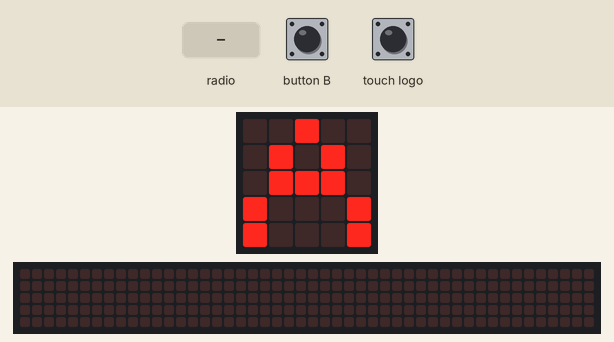
A program run on a simulated BBC micro:bit (MakeCode). Parts: the board's 5×5 LED display, a strip that is not on the board, showing the scrolling text unrolled. The inputs (shaded band) are chosen by the test bench. The 48×5 strip is a reading aid, not a part: it shows the text the display is scrolling, unrolled, one strip-width of it at a time.

Above: at 1.2 s.
1.3 s: button B pressed for 3.2 s
At 5.0 s:
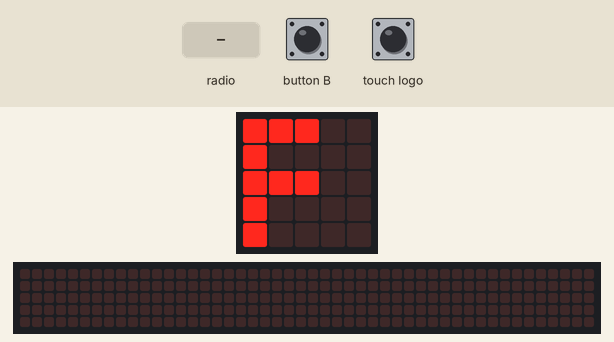
6.0 s: radio message "1" arrives
At 6.7 s:
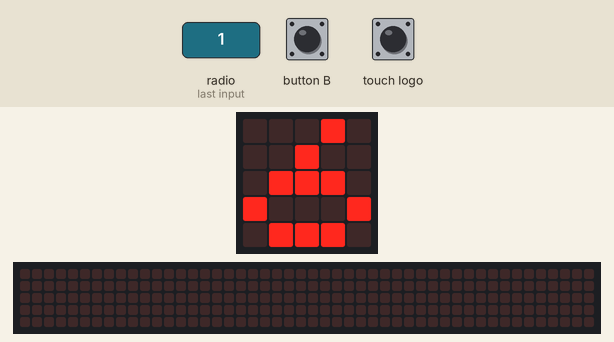
8.3 s: button B pressed for 1 s
At 10.1 s:
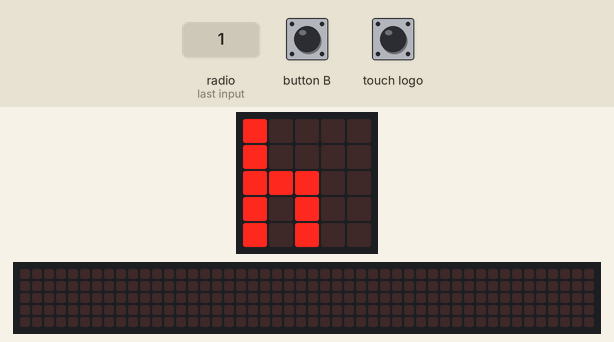
10.8 s: button B pressed for 3.2 s
At 15.2 s:
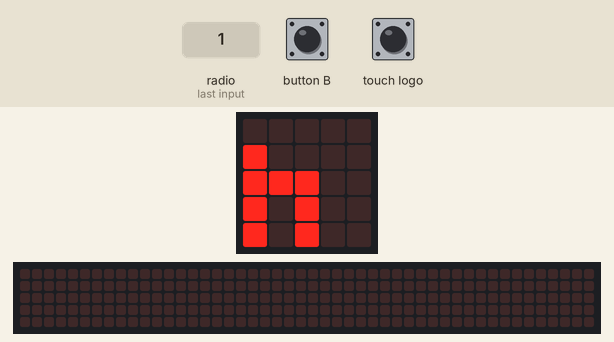
15.5 s: radio message "0" arrives
At 15.75 s:
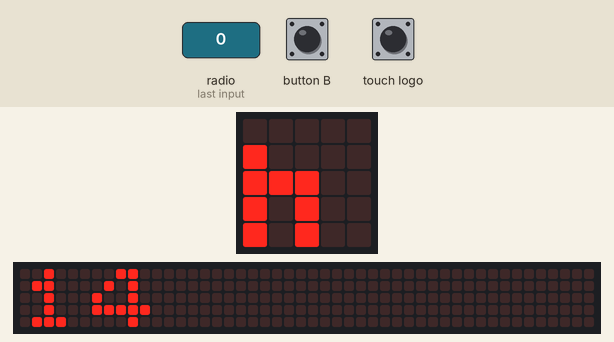
17.6 s: button B pressed for 3.2 s
At 21.5 s:
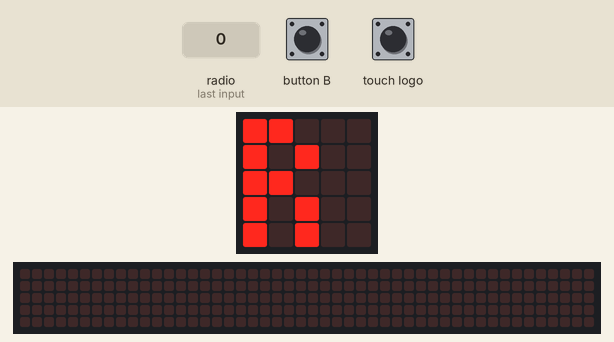
Timing chart, 0 to 23.0 s (numbered marks = the images above; inputs shaded):
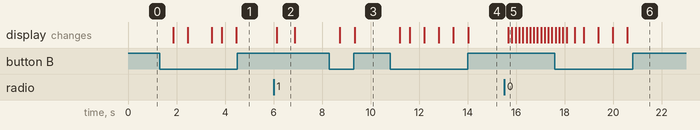

The program:

main.ts
```typescript
radio.onReceivedNumber(function (receivedNumber) {
    basic.showNumber(alfabed)
})
input.onLogoEvent(TouchButtonEvent.Pressed, function () {
    radio.sendNumber(alfabed)
})
let alfabed = 0
alfabed = 1
radio.setGroup(1)
basic.forever(function () {
    if (alfabed == 10) {
        basic.showLeds(`
            . . # . .
            . . . . .
            . . # . .
            # . # . .
            . # # . .
            `)
    }
    if (alfabed == 10 && input.buttonIsPressed(Button.B)) {
        alfabed = 11
        basic.pause(200)
    }
    if (alfabed == 11) {
        basic.showLeds(`
            # . . # .
            # . # . .
            # # . . .
            # . # . .
            # . . # .
            `)
    }
    if (alfabed == 11 && input.buttonIsPressed(Button.B)) {
        alfabed = 12
        basic.pause(200)
    }
    if (alfabed == 12) {
        basic.showLeds(`
            # . . . .
            # . . . .
            # . . . .
            # . . . .
            # # # . .
            `)
    }
    if (alfabed == 12 && input.buttonIsPressed(Button.B)) {
        alfabed = 13
        basic.pause(200)
    }
    if (alfabed == 13) {
        basic.showLeds(`
            . . . . .
            # . . . .
            # # # # #
            # . # . #
            # . # . #
            `)
    }
    if (alfabed == 13 && input.buttonIsPressed(Button.B)) {
        alfabed = 14
        basic.pause(200)
    }
    if (alfabed == 14) {
        basic.showLeds(`
            . . . . .
            # . . . .
            # # # . .
            # . # . .
            # . # . .
            `)
    }
    if (alfabed == 14 && input.buttonIsPressed(Button.B)) {
        alfabed = 15
        basic.pause(200)
    }
})
basic.forever(function () {
    if (alfabed == 1) {
        basic.showLeds(`
            . . # . .
            . # . # .
            . # # # .
            # . . . #
            # . . . #
            `)
    }
    if (alfabed == 1 && input.buttonIsPressed(Button.B)) {
        alfabed = 2
        basic.pause(200)
    }
    if (alfabed == 2) {
        basic.showLeds(`
            . # # . .
            . # . # .
            . # # . .
            . # . # .
            . # # . .
            `)
    }
    if (alfabed == 2 && input.buttonIsPressed(Button.B)) {
        alfabed = 3
        basic.pause(200)
    }
    if (alfabed == 3) {
        basic.showLeds(`
            . # # . .
            # . . # .
            # . . . .
            # . . # .
            . # # . .
            `)
    }
    if (alfabed == 2 && input.buttonIsPressed(Button.B)) {
        alfabed = 3
        basic.pause(200)
    }
    if (alfabed == 3) {
        basic.showLeds(`
            . # # . .
            # . . # .
            # . . . .
            # . . # .
            . # # . .
            `)
    }
    if (alfabed == 3 && input.buttonIsPressed(Button.B)) {
        alfabed = 4
        basic.pause(200)
    }
    if (alfabed == 4) {
        basic.showLeds(`
            # # # . .
            # . . # .
            # . . # .
            # . . # .
            # # # . .
            `)
    }
    if (alfabed == 4 && input.buttonIsPressed(Button.B)) {
        alfabed = 5
        basic.pause(200)
    }
})
basic.forever(function () {
    if (alfabed == 5) {
        basic.showLeds(`
            # # # . .
            # . . . .
            # # # . .
            # . . . .
            # # # . .
            `)
    }
    if (alfabed == 5 && input.buttonIsPressed(Button.B)) {
        alfabed = 6
        basic.pause(200)
    }
    if (alfabed == 6) {
        basic.showLeds(`
            # # # . .
            # . . . .
            # # # . .
            # . . . .
            # . . . .
            `)
    }
    if (alfabed == 6 && input.buttonIsPressed(Button.B)) {
        alfabed = 7
        basic.pause(200)
    }
    if (alfabed == 7) {
        basic.showLeds(`
            . # # # .
            # . . . .
            # . # # .
            # . . # .
            . # # . .
            `)
    }
    if (alfabed == 7 && input.buttonIsPressed(Button.B)) {
        alfabed = 8
        basic.pause(200)
    }
    if (alfabed == 8) {
        basic.showLeds(`
            # . . . .
            # . . . .
            # # # . .
            # . # . .
            # . # . .
            `)
    }
    if (alfabed == 8 && input.buttonIsPressed(Button.B)) {
        alfabed = 9
        basic.pause(200)
    }
    if (alfabed == 9) {
        basic.showLeds(`
            . . # . .
            . . . . .
            . . # . .
            . . # . .
            . . # . .
            `)
    }
    if (alfabed == 9 && input.buttonIsPressed(Button.B)) {
        alfabed = 10
        basic.pause(200)
    }
})
basic.forever(function () {
    if (alfabed == 15) {
        basic.showLeds(`
            . # # # .
            # . . . #
            # . . . #
            # . . . #
            . # # # .
            `)
    }
    if (alfabed == 15 && input.buttonIsPressed(Button.B)) {
        alfabed = 16
        basic.pause(200)
    }
    if (alfabed == 16) {
        basic.showLeds(`
            # # # . .
            # . # . .
            # # # . .
            # . . . .
            # . . . .
            `)
    }
    if (alfabed == 16 && input.buttonIsPressed(Button.B)) {
        alfabed = 17
        basic.pause(200)
    }
    if (alfabed == 17) {
        basic.showLeds(`
            # # # . .
            # . # . .
            # # # . .
            . . # # .
            . . # . .
            `)
    }
    if (alfabed == 17 && input.buttonIsPressed(Button.B)) {
        alfabed = 18
        basic.pause(200)
    }
    if (alfabed == 18) {
        basic.showLeds(`
            # # . . .
            # . # . .
            # # . . .
            # . # . .
            # . # . .
            `)
    }
    if (alfabed == 18 && input.buttonIsPressed(Button.B)) {
        alfabed = 19
        basic.pause(200)
    }
    if (alfabed == 19) {
        basic.showLeds(`
            . # # # .
            . # . . .
            . . # . .
            . . . # .
            . # # # .
            `)
    }
    if (alfabed == 19 && input.buttonIsPressed(Button.B)) {
        alfabed = 20
        basic.pause(200)
    }
})
basic.forever(function () {
    if (alfabed == 20) {
        basic.showLeds(`
            . . . . .
            . # # # .
            . . # . .
            . . # . .
            . . # . .
            `)
    }
    if (alfabed == 20 && input.buttonIsPressed(Button.B)) {
        alfabed = 21
        basic.pause(200)
    }
    if (alfabed == 21) {
        basic.showLeds(`
            . . . . .
            . # . # .
            . # . # .
            . # . # .
            . # # # .
            `)
    }
    if (alfabed == 21 && input.buttonIsPressed(Button.B)) {
        alfabed = 22
        basic.pause(200)
    }
    if (alfabed == 22) {
        basic.showLeds(`
            . . . . .
            . # . # .
            . # . # .
            . # . # .
            . . # . .
            `)
    }
    if (alfabed == 22 && input.buttonIsPressed(Button.B)) {
        alfabed = 23
        basic.pause(200)
    }
    if (alfabed == 23) {
        basic.showLeds(`
            . . . . .
            . . . . .
            # . # . #
            # . # . #
            # # # # #
            `)
    }
    if (alfabed == 23 && input.buttonIsPressed(Button.B)) {
        alfabed = 24
        basic.pause(200)
    }
    if (alfabed == 24) {
        basic.showLeds(`
            # . . . #
            . # . # .
            . . # . .
            . # . # .
            # . . . #
            `)
    }
    if (alfabed == 24 && input.buttonIsPressed(Button.B)) {
        alfabed = 25
        basic.pause(200)
    }
})
basic.forever(function () {
    if (alfabed == 25) {
        basic.showLeds(`
            # . . . #
            . # . # .
            . . # . .
            . . . # .
            . . . . #
            `)
    }
    if (alfabed == 25 && input.buttonIsPressed(Button.B)) {
        alfabed = 26
        basic.pause(200)
    }
    if (alfabed == 26) {
        basic.showLeds(`
            # # # # #
            . . . # .
            . . # . .
            . # . . .
            # # # # #
            `)
    }
    if (alfabed == 26 && input.buttonIsPressed(Button.B)) {
        alfabed = 27
        basic.pause(200)
    }
    if (alfabed == 27) {
        basic.showLeds(`
            . . # . .
            . # # # .
            # . # . #
            . . # . .
            . . # . .
            `)
    }
    if (alfabed == 27 && input.buttonIsPressed(Button.B)) {
        alfabed = 28
        basic.pause(200)
    }
    if (alfabed == 28) {
        basic.showLeds(`
            . . # . .
            . . # . .
            # . # . #
            . # # # .
            . . # . .
            `)
    }
    if (alfabed == 28 && input.buttonIsPressed(Button.B)) {
        alfabed = 1
        basic.pause(200)
    }
})
```

test.ts
```typescript
// tests gaan hier; deze zal niet worden gecompileerd wanneer dit pakket wordt gebruikt als extensie.
```

Measured:
- after the input at 1.3 s, the display: first changes after 0.56 s (image 1 shows a later state)
- after the input at 6.0 s, the display: changes after 0.13 s (image 2)
- after the input at 8.3 s, the display: first changes after 0.44 s (image 3 shows a later state)
- after the input at 10.8 s, the display: first changes after 0.40 s (image 4 shows a later state)
- after the input at 15.5 s, the display: changes after 0.18 s (image 5)
- after the input at 17.6 s, the display: first differs from a run without the input after 1.2 s (image 6 shows a later state)
- what the display in image 2 shows lasts 0.8 s, from 6.1 s to 6.9 s
